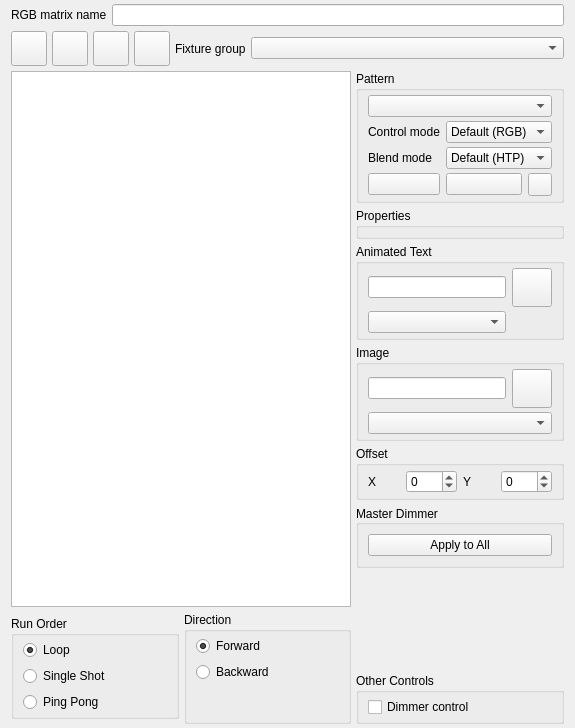
<?xml version="1.0" encoding="UTF-8"?>
<ui version="4.0">
 <author>Massimo Callegari</author>
 <comment>
  Q Light Controller Plus
  rgbmatrixeditor.ui

  Copyright (c) 2015 Massimo Callegari

  Licensed under the Apache License, Version 2.0 (the &quot;License&quot;);
  you may not use this file except in compliance with the License.
  You may obtain a copy of the License at

      http://www.apache.org/licenses/LICENSE-2.0.txt

  Unless required by applicable law or agreed to in writing, software
  distributed under the License is distributed on an &quot;AS IS&quot; BASIS,
  WITHOUT WARRANTIES OR CONDITIONS OF ANY KIND, either express or implied.
  See the License for the specific language governing permissions and
  limitations under the License.
 </comment>
 <class>RGBMatrixEditor</class>
 <widget class="QWidget" name="RGBMatrixEditor">
  <property name="geometry">
   <rect>
    <x>0</x>
    <y>0</y>
    <width>575</width>
    <height>728</height>
   </rect>
  </property>
  <property name="windowTitle">
   <string>RGB Matrix Editor</string>
  </property>
  <layout class="QGridLayout" name="gridLayout">
   <property name="topMargin">
    <number>4</number>
   </property>
   <property name="bottomMargin">
    <number>4</number>
   </property>
   <property name="spacing">
    <number>5</number>
   </property>
   <item row="2" column="0" colspan="3">
    <widget class="QGraphicsView" name="m_preview"/>
   </item>
   <item row="2" column="3" rowspan="3">
    <layout class="QVBoxLayout" name="verticalLayout_5">
     <item>
      <widget class="QGroupBox" name="m_patternGroup">
       <property name="sizePolicy">
        <sizepolicy hsizetype="Preferred" vsizetype="Maximum">
         <horstretch>0</horstretch>
         <verstretch>0</verstretch>
        </sizepolicy>
       </property>
       <property name="title">
        <string>Pattern</string>
       </property>
       <layout class="QGridLayout" name="gridLayout_4">
        <property name="topMargin">
         <number>4</number>
        </property>
        <property name="bottomMargin">
         <number>4</number>
        </property>
        <property name="verticalSpacing">
         <number>4</number>
        </property>
        <item row="5" column="0">
         <widget class="QPushButton" name="m_startColorButton">
          <property name="toolTip">
           <string>Matrix start color</string>
          </property>
          <property name="iconSize">
           <size>
            <width>50</width>
            <height>26</height>
           </size>
          </property>
         </widget>
        </item>
        <item row="5" column="1">
         <widget class="QPushButton" name="m_endColorButton">
          <property name="toolTip">
           <string>Matrix end color</string>
          </property>
          <property name="text">
           <string/>
          </property>
          <property name="iconSize">
           <size>
            <width>50</width>
            <height>26</height>
           </size>
          </property>
         </widget>
        </item>
        <item row="0" column="0" colspan="3">
         <widget class="QComboBox" name="m_patternCombo">
          <property name="toolTip">
           <string>The RGB matrix pattern</string>
          </property>
         </widget>
        </item>
        <item row="5" column="2">
         <widget class="QToolButton" name="m_resetEndColorButton">
          <property name="toolTip">
           <string>Reset the end color</string>
          </property>
          <property name="icon">
           <iconset resource="qlcui.qrc">
            <normaloff>:/fileclose.png</normaloff>:/fileclose.png</iconset>
          </property>
         </widget>
        </item>
        <item row="3" column="1" colspan="2">
         <widget class="QComboBox" name="m_blendModeCombo">
          <item>
           <property name="text">
            <string>Default (HTP)</string>
           </property>
          </item>
          <item>
           <property name="text">
            <string>Mask</string>
           </property>
          </item>
          <item>
           <property name="text">
            <string>Additive</string>
           </property>
          </item>
          <item>
           <property name="text">
            <string>Subtractive</string>
           </property>
          </item>
         </widget>
        </item>
        <item row="3" column="0">
         <widget class="QLabel" name="m_blendModeLabel">
          <property name="text">
           <string>Blend mode</string>
          </property>
         </widget>
        </item>
        <item row="2" column="0">
         <widget class="QLabel" name="m_colorModeLabel">
          <property name="text">
           <string>Control mode</string>
          </property>
         </widget>
        </item>
        <item row="2" column="1" colspan="2">
         <widget class="QComboBox" name="m_controlModeCombo">
          <item>
           <property name="text">
            <string>Default (RGB)</string>
           </property>
          </item>
          <item>
           <property name="text">
            <string>White</string>
           </property>
          </item>
          <item>
           <property name="text">
            <string>Amber</string>
           </property>
          </item>
          <item>
           <property name="text">
            <string>UV</string>
           </property>
          </item>
          <item>
           <property name="text">
            <string>Dimmer</string>
           </property>
          </item>
          <item>
           <property name="text">
            <string>Shutter</string>
           </property>
          </item>
         </widget>
        </item>
       </layout>
      </widget>
     </item>
     <item>
      <widget class="QGroupBox" name="m_propertiesGroup">
       <property name="title">
        <string>Properties</string>
       </property>
       <layout class="QGridLayout" name="gridLayout_5">
        <property name="topMargin">
         <number>4</number>
        </property>
        <property name="bottomMargin">
         <number>4</number>
        </property>
        <property name="verticalSpacing">
         <number>4</number>
        </property>
        <item row="0" column="0">
         <layout class="QGridLayout" name="m_propertiesLayout"/>
        </item>
       </layout>
      </widget>
     </item>
     <item>
      <widget class="QGroupBox" name="m_textGroup">
       <property name="title">
        <string>Animated Text</string>
       </property>
       <layout class="QGridLayout" name="gridLayout_3">
        <property name="topMargin">
         <number>4</number>
        </property>
        <property name="bottomMargin">
         <number>4</number>
        </property>
        <property name="verticalSpacing">
         <number>4</number>
        </property>
        <item row="0" column="0">
         <widget class="QLineEdit" name="m_textEdit">
          <property name="sizePolicy">
           <sizepolicy hsizetype="Minimum" vsizetype="Fixed">
            <horstretch>0</horstretch>
            <verstretch>0</verstretch>
           </sizepolicy>
          </property>
          <property name="toolTip">
           <string>Text to display</string>
          </property>
         </widget>
        </item>
        <item row="0" column="1">
         <widget class="QToolButton" name="m_fontButton">
          <property name="toolTip">
           <string>Choose the font</string>
          </property>
          <property name="text">
           <string notr="true"/>
          </property>
          <property name="icon">
           <iconset resource="qlcui.qrc">
            <normaloff>:/fonts.png</normaloff>:/fonts.png</iconset>
          </property>
          <property name="iconSize">
           <size>
            <width>32</width>
            <height>32</height>
           </size>
          </property>
         </widget>
        </item>
        <item row="1" column="0">
         <widget class="QComboBox" name="m_animationCombo">
          <property name="toolTip">
           <string>Animation style</string>
          </property>
         </widget>
        </item>
       </layout>
      </widget>
     </item>
     <item>
      <widget class="QGroupBox" name="m_imageGroup">
       <property name="title">
        <string>Image</string>
       </property>
       <layout class="QGridLayout" name="gridLayout_2">
        <property name="topMargin">
         <number>4</number>
        </property>
        <property name="bottomMargin">
         <number>4</number>
        </property>
        <property name="verticalSpacing">
         <number>4</number>
        </property>
        <item row="0" column="0">
         <widget class="QLineEdit" name="m_imageEdit">
          <property name="sizePolicy">
           <sizepolicy hsizetype="Minimum" vsizetype="Fixed">
            <horstretch>0</horstretch>
            <verstretch>0</verstretch>
           </sizepolicy>
          </property>
         </widget>
        </item>
        <item row="0" column="1">
         <widget class="QToolButton" name="m_imageButton">
          <property name="text">
           <string notr="true"/>
          </property>
          <property name="icon">
           <iconset resource="qlcui.qrc">
            <normaloff>:/image.png</normaloff>:/image.png</iconset>
          </property>
          <property name="iconSize">
           <size>
            <width>32</width>
            <height>32</height>
           </size>
          </property>
         </widget>
        </item>
        <item row="1" column="0" colspan="2">
         <widget class="QComboBox" name="m_imageAnimationCombo"/>
        </item>
       </layout>
      </widget>
     </item>
     <item>
      <widget class="QGroupBox" name="m_offsetGroup">
       <property name="title">
        <string>Offset</string>
       </property>
       <layout class="QHBoxLayout" name="horizontalLayout">
        <property name="topMargin">
         <number>4</number>
        </property>
        <property name="bottomMargin">
         <number>4</number>
        </property>
        <item>
         <widget class="QLabel" name="m_xOffsetLabel">
          <property name="text">
           <string>X</string>
          </property>
         </widget>
        </item>
        <item>
         <widget class="QSpinBox" name="m_xOffsetSpin">
          <property name="toolTip">
           <string>Shift the pattern X pixels horizontally</string>
          </property>
          <property name="minimum">
           <number>-255</number>
          </property>
          <property name="maximum">
           <number>255</number>
          </property>
         </widget>
        </item>
        <item>
         <widget class="QLabel" name="m_yOffsetLabel">
          <property name="text">
           <string>Y</string>
          </property>
         </widget>
        </item>
        <item>
         <widget class="QSpinBox" name="m_yOffsetSpin">
          <property name="toolTip">
           <string>Shift the pattern Y pixels vertically</string>
          </property>
          <property name="minimum">
           <number>-255</number>
          </property>
          <property name="maximum">
           <number>255</number>
          </property>
         </widget>
        </item>
       </layout>
      </widget>
     </item>
     <item>
      <widget class="QGroupBox" name="m_masterDimmerGroup">
       <property name="title">
        <string>Master Dimmer</string>
       </property>
       <property name="alignment">
        <set>Qt::AlignLeading|Qt::AlignLeft|Qt::AlignVCenter</set>
       </property>
       <layout class="QVBoxLayout" name="verticalLayout_6">
        <item>
         <widget class="QPushButton" name="m_mdToAll">
          <property name="toolTip">
           <string>Assign this Master Dimmer source to all RGB Matrix effects</string>
          </property>
          <property name="text">
           <string>Apply to All</string>
          </property>
         </widget>
        </item>
       </layout>
      </widget>
     </item>
     <item>
      <spacer name="verticalSpacer_4">
       <property name="orientation">
        <enum>Qt::Vertical</enum>
       </property>
       <property name="sizeType">
        <enum>QSizePolicy::Expanding</enum>
       </property>
       <property name="sizeHint" stdset="0">
        <size>
         <width>20</width>
         <height>40</height>
        </size>
       </property>
      </spacer>
     </item>
    </layout>
   </item>
   <item row="4" column="3">
    <widget class="QGroupBox" name="m_intensityGroup">
     <property name="sizePolicy">
      <sizepolicy hsizetype="Preferred" vsizetype="Maximum">
       <horstretch>0</horstretch>
       <verstretch>0</verstretch>
      </sizepolicy>
     </property>
     <property name="title">
      <string>Other Controls</string>
     </property>
     <layout class="QVBoxLayout" name="verticalLayout_4">
      <property name="topMargin">
       <number>4</number>
      </property>
      <property name="bottomMargin">
       <number>4</number>
      </property>
      <item>
       <widget class="QCheckBox" name="m_dimmerControlCb">
        <property name="toolTip">
         <string>Set the dimmer channel of fixtures to 100%</string>
        </property>
        <property name="text">
         <string>Dimmer control</string>
        </property>
       </widget>
      </item>
     </layout>
    </widget>
   </item>
   <item row="0" column="0" colspan="4">
    <layout class="QHBoxLayout" name="horizontalLayout_2">
     <item>
      <widget class="QLabel" name="m_nameLabel">
       <property name="sizePolicy">
        <sizepolicy hsizetype="Minimum" vsizetype="Preferred">
         <horstretch>0</horstretch>
         <verstretch>0</verstretch>
        </sizepolicy>
       </property>
       <property name="text">
        <string>RGB matrix name</string>
       </property>
      </widget>
     </item>
     <item>
      <widget class="QLineEdit" name="m_nameEdit">
       <property name="sizePolicy">
        <sizepolicy hsizetype="Expanding" vsizetype="Fixed">
         <horstretch>0</horstretch>
         <verstretch>0</verstretch>
        </sizepolicy>
       </property>
       <property name="toolTip">
        <string>The name of this RGB matrix function</string>
       </property>
      </widget>
     </item>
    </layout>
   </item>
   <item row="1" column="0" colspan="4">
    <layout class="QHBoxLayout" name="horizontalLayout_4">
     <item>
      <widget class="QToolButton" name="m_speedDialButton">
       <property name="toolTip">
        <string>Show/Hide speed dial window</string>
       </property>
       <property name="icon">
        <iconset resource="qlcui.qrc">
         <normaloff>:/speed.png</normaloff>:/speed.png</iconset>
       </property>
       <property name="iconSize">
        <size>
         <width>28</width>
         <height>28</height>
        </size>
       </property>
       <property name="checkable">
        <bool>true</bool>
       </property>
      </widget>
     </item>
     <item>
      <widget class="QToolButton" name="m_saveToSequenceButton">
       <property name="toolTip">
        <string>Save this matrix to a sequence</string>
       </property>
       <property name="text">
        <string/>
       </property>
       <property name="icon">
        <iconset resource="qlcui.qrc">
         <normaloff>:/sequence.png</normaloff>:/sequence.png</iconset>
       </property>
       <property name="iconSize">
        <size>
         <width>28</width>
         <height>28</height>
        </size>
       </property>
      </widget>
     </item>
     <item>
      <widget class="QToolButton" name="m_shapeButton">
       <property name="toolTip">
        <string>Toggle between circle and square preview</string>
       </property>
       <property name="icon">
        <iconset resource="qlcui.qrc">
         <normaloff>:/square.png</normaloff>:/square.png</iconset>
       </property>
       <property name="iconSize">
        <size>
         <width>28</width>
         <height>28</height>
        </size>
       </property>
       <property name="checkable">
        <bool>true</bool>
       </property>
      </widget>
     </item>
     <item>
      <widget class="QToolButton" name="m_testButton">
       <property name="toolTip">
        <string>See what the RGB Matrix does when it is run</string>
       </property>
       <property name="icon">
        <iconset resource="qlcui.qrc">
         <normaloff>:/player_play.png</normaloff>:/player_play.png</iconset>
       </property>
       <property name="iconSize">
        <size>
         <width>28</width>
         <height>28</height>
        </size>
       </property>
       <property name="checkable">
        <bool>true</bool>
       </property>
      </widget>
     </item>
     <item>
      <widget class="QLabel" name="m_fixtureGroupLabel">
       <property name="sizePolicy">
        <sizepolicy hsizetype="Minimum" vsizetype="Preferred">
         <horstretch>0</horstretch>
         <verstretch>0</verstretch>
        </sizepolicy>
       </property>
       <property name="text">
        <string>Fixture group</string>
       </property>
      </widget>
     </item>
     <item>
      <widget class="QComboBox" name="m_fixtureGroupCombo">
       <property name="sizePolicy">
        <sizepolicy hsizetype="Expanding" vsizetype="Fixed">
         <horstretch>0</horstretch>
         <verstretch>0</verstretch>
        </sizepolicy>
       </property>
       <property name="toolTip">
        <string>The fixture group to use as the pixel matrix</string>
       </property>
      </widget>
     </item>
    </layout>
   </item>
   <item row="3" column="0" rowspan="2" colspan="3">
    <layout class="QGridLayout" name="gridLayout_6">
     <item row="0" column="0">
      <widget class="QGroupBox" name="m_runOrderGroup">
       <property name="sizePolicy">
        <sizepolicy hsizetype="Preferred" vsizetype="Maximum">
         <horstretch>0</horstretch>
         <verstretch>0</verstretch>
        </sizepolicy>
       </property>
       <property name="title">
        <string>Run Order</string>
       </property>
       <layout class="QVBoxLayout" name="verticalLayout_2">
        <property name="topMargin">
         <number>4</number>
        </property>
        <property name="bottomMargin">
         <number>4</number>
        </property>
        <item>
         <widget class="QRadioButton" name="m_loop">
          <property name="toolTip">
           <string>Run through over and over again</string>
          </property>
          <property name="text">
           <string>Loop</string>
          </property>
          <property name="checked">
           <bool>true</bool>
          </property>
         </widget>
        </item>
        <item>
         <widget class="QRadioButton" name="m_singleShot">
          <property name="toolTip">
           <string>Run through once and stop</string>
          </property>
          <property name="text">
           <string>Single Shot</string>
          </property>
         </widget>
        </item>
        <item>
         <widget class="QRadioButton" name="m_pingPong">
          <property name="toolTip">
           <string>First run forwards, then backwards, again forwards, etc.</string>
          </property>
          <property name="text">
           <string>Ping Pong</string>
          </property>
         </widget>
        </item>
       </layout>
      </widget>
     </item>
     <item row="0" column="1">
      <widget class="QGroupBox" name="m_directionGroup">
       <property name="sizePolicy">
        <sizepolicy hsizetype="Preferred" vsizetype="Maximum">
         <horstretch>0</horstretch>
         <verstretch>0</verstretch>
        </sizepolicy>
       </property>
       <property name="title">
        <string>Direction</string>
       </property>
       <layout class="QVBoxLayout" name="verticalLayout_3">
        <property name="topMargin">
         <number>4</number>
        </property>
        <property name="bottomMargin">
         <number>4</number>
        </property>
        <item>
         <widget class="QRadioButton" name="m_forward">
          <property name="toolTip">
           <string>Start from the first step</string>
          </property>
          <property name="text">
           <string>Forward</string>
          </property>
          <property name="checked">
           <bool>true</bool>
          </property>
         </widget>
        </item>
        <item>
         <widget class="QRadioButton" name="m_backward">
          <property name="toolTip">
           <string>Start from the last step</string>
          </property>
          <property name="text">
           <string>Backward</string>
          </property>
         </widget>
        </item>
        <item>
         <spacer name="verticalSpacer_2">
          <property name="orientation">
           <enum>Qt::Vertical</enum>
          </property>
          <property name="sizeType">
           <enum>QSizePolicy::Maximum</enum>
          </property>
          <property name="sizeHint" stdset="0">
           <size>
            <width>20</width>
            <height>35</height>
           </size>
          </property>
         </spacer>
        </item>
       </layout>
      </widget>
     </item>
    </layout>
   </item>
  </layout>
 </widget>
 <resources>
  <include location="qlcui.qrc"/>
 </resources>
 <connections/>
</ui>
